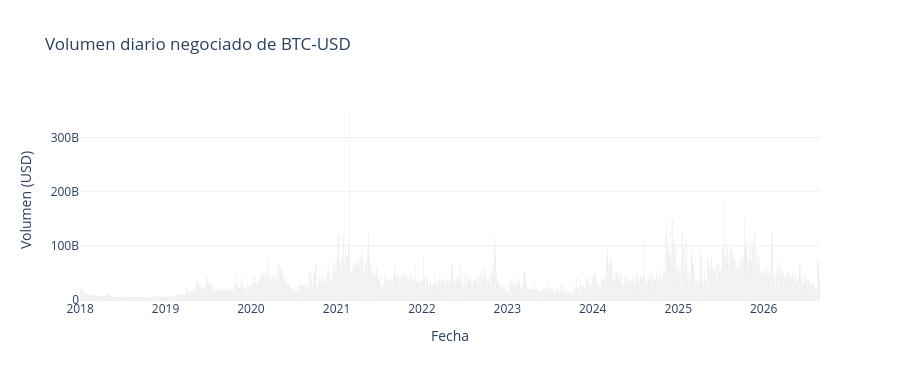

Write notebook code for a chart like this one.
### Markdown cell above
### 🔎 ¿Qué observamos?

Las velas dejan ver algo que la línea de cierres no muestra: **el tamaño del rango diario cambia
mucho de un periodo a otro**. Hay tramos de velas cortas (días tranquilos) y tramos de velas largas
con mechas prominentes (días en los que el precio se movió varios puntos porcentuales en ambas
direcciones).

Esa alternancia entre periodos calmados y periodos agitados se conoce como **agrupamiento de
volatilidad** (*volatility clustering*): los días volátiles tienden a seguir a días volátiles.

> ### 💡 Idea clave
> Prophet modela el **nivel** de la serie, no su **volatilidad**. Producirá un intervalo de
> incertidumbre que se ensancha con el horizonte, pero no sabe que hay épocas más turbulentas que
> otras. Modelar la volatilidad requiere otra familia de modelos (ARCH/GARCH).

## 8.3 Volumen negociado

### Code cell
fig = go.Figure()
fig.add_trace(
    go.Bar(
        x=df["Date"], y=df["Volume"],
        name="Volumen", marker=dict(color="#7f7f7f"),
        hovertemplate="%{x|%d %b %Y}<br>Volumen: %{y:,.0f}<extra></extra>",
    )
)
fig.update_layout(
    title=f"Volumen diario negociado de {TICKER}",
    xaxis_title="Fecha", yaxis_title="Volumen (USD)",
    template="plotly_white", height=380, bargap=0,
)
fig.show()

correlacion = df["Volume"].corr(df["Close"].pct_change().abs())
print(f"Correlación entre volumen y magnitud de la variación diaria: {correlacion:.2f}")

### Figure 1 — Plotly figure (JSON) as saved in the notebook; plotly's stock layout.template omitted (floating-point values rounded to 4 significant figures; data arrays with more than 128 entries replaced by an {"elided": "..."} marker saying what was removed)
{"data": [{"hovertemplate": "%{x|%d %b %Y}<br>Volumen: %{y:,.0f}<extra></extra>", "marker": {"color": "#7f7f7f"}, "name": "Volumen", "type": "bar", "x": {"elided": "3163 str values"}, "y": {"elided": "3163 int values"}}], "layout": {"bargap": 0, "height": 380, "title": {"text": "Volumen diario negociado de BTC-USD"}, "xaxis": {"title": {"text": "Fecha"}}, "yaxis": {"title": {"text": "Volumen (USD)"}}}}
